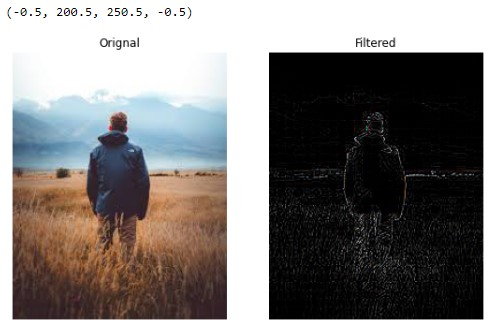
#> input picture 5.jpg, 493 x 328 px, given in place of 5.jfif, which was not available
$ jupyter execute Untitled7.ipynb   (older library calls are emulated)
#> lines starting #> are read from the running program, lines starting #| are printed output that depends on the picture; pictures that were not available may be replaced by others from this repository, and a replacement may not be noted
[cell 1]
import cv2
import numpy as np
import matplotlib.pyplot as plt
image1=cv2.imread('5.jfif')
#> image1 is the input picture: shape (328, 493, 3); mean B, G, R 122.4, 124.2, 127.9
image2=cv2.cvtColor (image1,cv2.COLOR_BGR2RGB)
kernel = np.ones ((11,11), np.float32)/121
image3=cv2.filter2D(image2,-1, kernel)
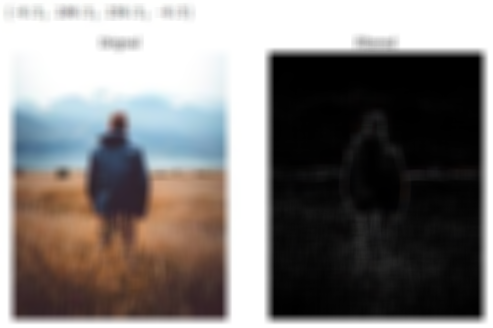
#> image3: shape (328, 493, 3); mean R, G, B 127.9, 124.2, 122.4
plt.figure(figsize = (9,9))
plt.subplot(1,2,1)
plt.imshow(image2)
plt.title('Orignal')
plt.axis('off')
plt.subplot(1,2,2)
plt.imshow(image3)
plt.title('Filtered')
plt.axis('off')
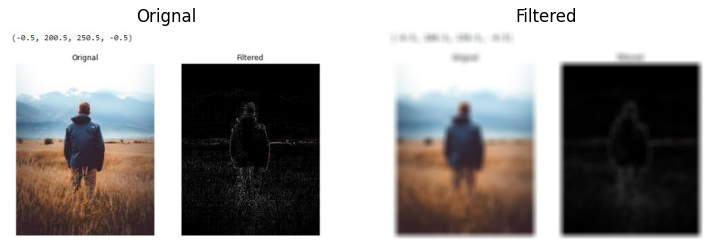
#> figure drawn by matplotlib, 2 panels

[cell 2]
import cv2
import numpy as np
import matplotlib.pyplot as plt
image1=cv2.imread('5.jfif')
image2=cv2.cvtColor (image1,cv2.COLOR_BGR2RGB)
kernal2 = np.array([[1,2,1],[2,4,2],[1,2,1]])/16
image3 = cv2.filter2D(image2,-1,kernal2)
plt.figure(figsize = (9,9))
plt.subplot(1,2,1)
plt.imshow(image2)
plt.title('Orignal')
plt.axis('off')
plt.subplot(1,2,2)
plt.imshow(image3)
plt.title('Filtered')
plt.axis('off')
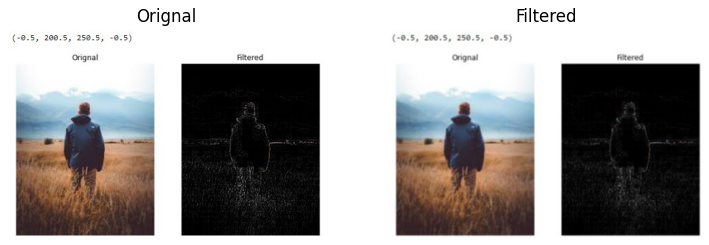
#> figure drawn by matplotlib, 2 panels

[cell 3]
import cv2
import numpy as np
import matplotlib.pyplot as plt
image1=cv2.imread('5.jfif')
image2=cv2.cvtColor (image1,cv2.COLOR_BGR2RGB)
gaussian_blur=cv2.GaussianBlur(src=image2,ksize=(11,11),sigmaX=0,sigmaY=0)
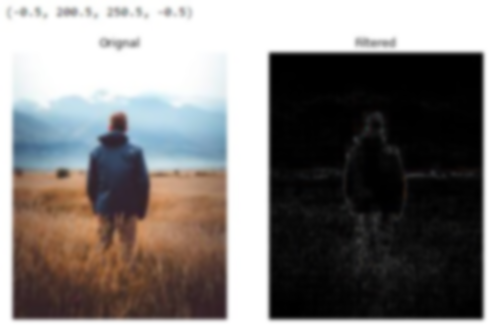
#> gaussian_blur: shape (328, 493, 3); mean R, G, B 127.9, 124.2, 122.4
image3 = cv2.filter2D(image2,-1,kernal2)
plt.figure(figsize = (9,9))
plt.subplot(1,2,1)
plt.imshow(image2)
plt.title('Orignal')
plt.axis('off')
plt.subplot(1,2,2)
plt.imshow(image3)
plt.title('Filtered')
plt.axis('off')

[cell 4]
import cv2
import numpy as np
import matplotlib.pyplot as plt
image1=cv2.imread('5.jfif')
image2=cv2.cvtColor (image1,cv2.COLOR_BGR2RGB)
median=cv2.medianBlur(src=image2, ksize=11)
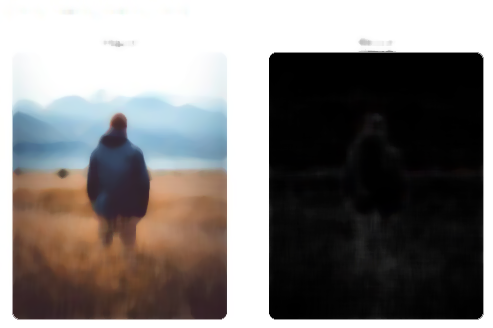
#> median: shape (328, 493, 3); mean R, G, B 128.3, 124.5, 122.8
image3 = cv2.filter2D(image2,-1,kernal2)
plt.figure(figsize = (9,9))
plt.subplot(1,2,1)
plt.imshow(image2)
plt.title('Orignal')
plt.axis('off')
plt.subplot(1,2,2)
plt.imshow(image3)
plt.title('Filtered')
plt.axis('off')

[cell 5]
import cv2
import numpy as np
import matplotlib.pyplot as plt
image1=cv2.imread('5.jfif')
image2=cv2.cvtColor (image1,cv2.COLOR_BGR2RGB)
kernel3=np.array([[0,1,0],[1,-4,1],[0,1,0]])
image3=cv2.filter2D(image2,-1, kernel3)
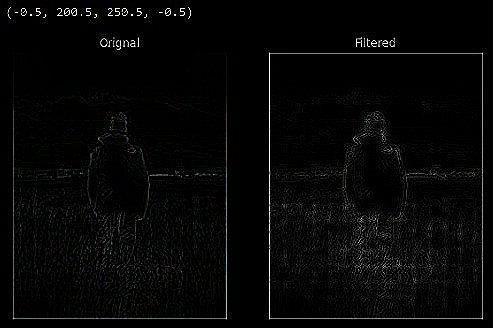
#> image3: shape (328, 493, 3); mean R, G, B 6.1, 6.1, 6.2
plt.figure(figsize = (9,9))
plt.subplot(1,2,1)
plt.imshow(image2)
plt.title('Orignal')
plt.axis('off')
plt.subplot(1,2,2)
plt.imshow(image3)
plt.title('Filtered')
plt.axis('off')

[cell 6]
import cv2
import numpy as np
import matplotlib.pyplot as plt
image1=cv2.imread('5.jfif')
image2=cv2.cvtColor (image1,cv2.COLOR_BGR2RGB)
new_image = cv2.Laplacian(image2, cv2.CV_64F)
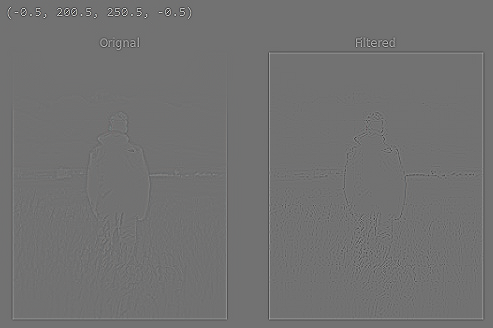
#> new_image: shape (328, 493, 3) float64; mean R, G, B 0, 0, 0; drawn with min black and max white
plt.figure(figsize = (9,9))
plt.subplot(1,2,1)
plt.imshow(image2)
plt.title('Orignal')
plt.axis('off')
plt.subplot(1,2,2)
plt.imshow(image3)
plt.title('Filtered')
plt.axis('off')

$ run again, with 1.jpg copied over 5.jpg
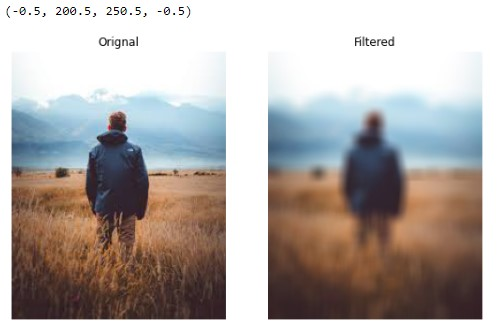
#> input picture 1.jpg, 500 x 322 px, given in place of 5.jfif, which was not available
#> image1 is the input picture: shape (322, 500, 3); mean B, G, R 165.4, 168.9, 176.4
#> `image3=cv2.filter2D(image2,-1, kernel3)`:
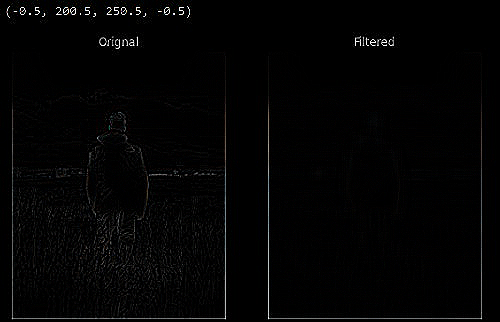
#> image3: shape (322, 500, 3); mean R, G, B 3.7, 3.6, 3.7
#> `new_image = cv2.Laplacian(image2, cv2.CV_64F)`:
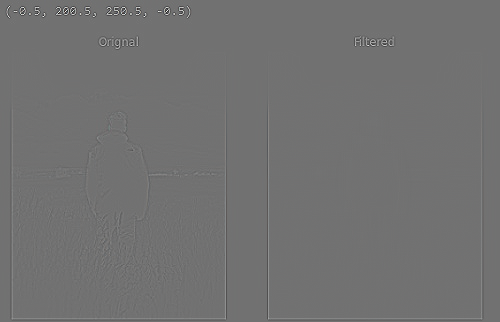
#> new_image: shape (322, 500, 3) float64; mean R, G, B 0, 0, 0; drawn with min black and max white
